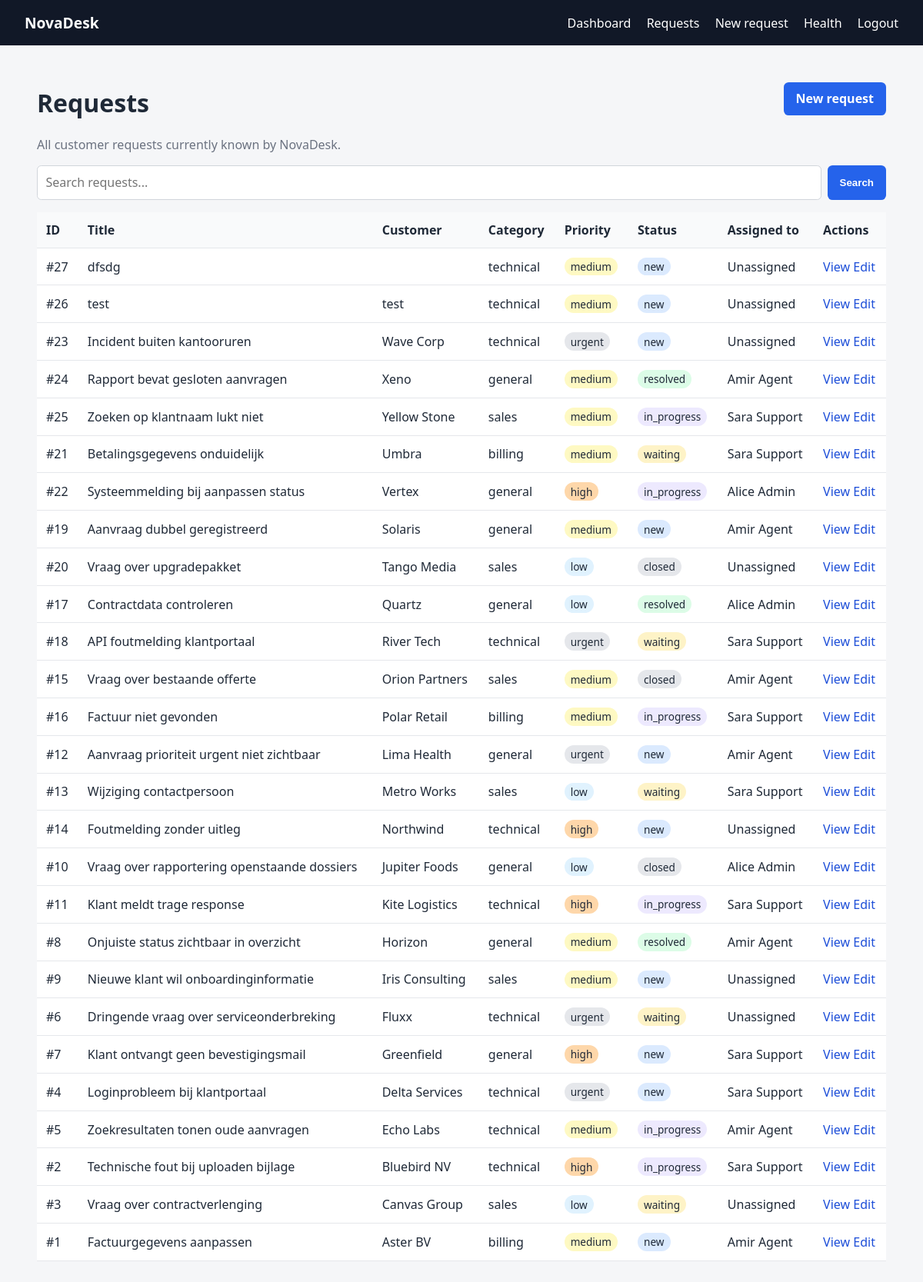
/requests (signed in), run on the app's committed database.
### app/models.py (models this page shows, shortened)
class SupportRequest(db.Model):
    __tablename__ = "support_requests"
    id = db.Column(db.Integer, primary_key=True)
    title = db.Column(db.String(180), nullable=False)
    description = db.Column(db.Text, nullable=False)
    customer_name = db.Column(db.String(120), nullable=False)
    customer_email = db.Column(db.String(255), nullable=False)
    category = db.Column(db.String(50), nullable=False, default="general")
    priority = db.Column(db.String(30), nullable=False, default="medium")
    status = db.Column(db.String(30), nullable=False, default="new")
    assigned_to_id = db.Column(db.Integer, db.ForeignKey("users.id"), nullable=True)
    created_at = db.Column(db.DateTime(timezone=True), default=utcnow, nullable=False)
    updated_at = db.Column(db.DateTime(timezone=True), default=utcnow, onupdate=utcnow, nullable=False)
    assigned_user = db.relationship("User", back_populates="assigned_requests", foreign_keys=[assigned_to_id])
    comments = db.relationship("Comment", back_populates="support_request", cascade="all, delete-orphan")
    audit_logs = db.relationship("AuditLog", primaryjoin="and_(AuditLog.entity_id==SupportRequest.id, AuditLog.entity_type=='request')", foreign_keys="AuditLog.entity_id", viewonly=True)

class User(UserMixin, db.Model):
    __tablename__ = "users"
    id = db.Column(db.Integer, primary_key=True)
    name = db.Column(db.String(120), nullable=False)
    email = db.Column(db.String(255), unique=True, nullable=False, index=True)
    password_hash = db.Column(db.String(255), nullable=False)
    role = db.Column(db.String(30), nullable=False, default="viewer")
    active = db.Column(db.Boolean, default=True, nullable=False)
    created_at = db.Column(db.DateTime(timezone=True), default=utcnow, nullable=False)
    assigned_requests = db.relationship("SupportRequest", back_populates="assigned_user", foreign_keys="SupportRequest.assigned_to_id")
    comments = db.relationship("Comment", back_populates="user")
    @property
    def is_active(self):
        return bool(self.active)

### app/routes.py (the view)
@main_bp.route("/requests")
@login_required
def requests_list():
    support_requests = SupportRequest.query.order_by(SupportRequest.created_at.desc()).all()
    return render_template("requests.html", support_requests=support_requests)

### app/models.py (called while the page is built)
@login_manager.user_loader
def load_user(user_id):
    return db.session.get(User, int(user_id))

### app/monitoring.py (called while the page is built)
@monitoring_bp.before_app_request
def count_request():
    REQUEST_COUNTER.labels(method=request.method, path=request.path).inc()

### app/templates/requests.html
{% extends "base.html" %}
{% block content %}
<div class="page-title-row">
    <div>
        <h1>Requests</h1>
        {% if search_query is defined %}
            <p class="muted">Search results for: <strong>{{ search_query }}</strong></p>
        {% else %}
            <p class="muted">All customer requests currently known by NovaDesk.</p>
        {% endif %}
    </div>
    <a class="button" href="{{ url_for('main.request_new') }}">New request</a>
</div>
<form class="search-form" method="get" action="{{ url_for('main.requests_search') }}">
    <input type="search" name="q" placeholder="Search requests..." value="{{ search_query or '' }}">
    <button type="submit">Search</button>
</form>
<table>
    <thead>
    <tr>
        <th>ID</th>
        <th>Title</th>
        <th>Customer</th>
        <th>Category</th>
        <th>Priority</th>
        <th>Status</th>
        <th>Assigned to</th>
        <th>Actions</th>
    </tr>
    </thead>
    <tbody>
    {% for item in support_requests %}
        <tr>
            <td>#{{ item.id }}</td>
            <td>{{ item.title }}</td>
            <td>{{ item.customer_name }}</td>
            <td>{{ item.category }}</td>
            <td><span class="badge priority-{{ item.priority }}">{{ item.priority }}</span></td>
            <td><span class="badge status-{{ item.status }}">{{ item.status }}</span></td>
            <td>{{ item.assigned_user.name if item.assigned_user else "Unassigned" }}</td>
            <td>
                <a href="{{ url_for('main.request_detail', request_id=item.id) }}">View</a>
                <a href="{{ url_for('main.request_edit', request_id=item.id) }}">Edit</a>
            </td>
        </tr>
    {% else %}
        <tr><td colspan="8">No requests found.</td></tr>
    {% endfor %}
    </tbody>
</table>
{% endblock %}

### app/templates/base.html (shortened to what this page needs)
<!doctype html>
<html lang="en">
<head>
    <link rel="stylesheet" href="{{ url_for('static', filename='styles.css') }}">
</head>
<body>
<header class="site-header">
    <div class="brand"><a href="{{ url_for('main.dashboard') if current_user.is_authenticated else url_for('auth.login') }}">NovaDesk</a></div>
    <nav>
        {% if current_user.is_authenticated %}
            <a href="{{ url_for('main.dashboard') }}">Dashboard</a>
            <a href="{{ url_for('main.requests_list') }}">Requests</a>
            <a href="{{ url_for('main.request_new') }}">New request</a>
            <a href="{{ url_for('monitoring.health') }}">Health</a>
            <a href="{{ url_for('auth.logout') }}">Logout</a>
        {% endif %}
    </nav>
</header>
<main class="container">
    {% block content %}{% endblock %}
</main>
</body>
</html>

### app/static/styles.css (style rules this page uses)
* { box-sizing: border-box; }
body { margin: 0; font-family: system-ui, -apple-system, BlinkMacSystemFont, "Segoe UI", sans-serif; background: #f5f6f8; color: #1f2937; }
a { color: #1d4ed8; text-decoration: none; }
.site-header { display: flex; justify-content: space-between; align-items: center; padding: 1rem 2rem; background: #111827; color: white; }
.site-header a { color: white; margin-left: 1rem; }
.brand a { margin-left: 0; font-weight: 700; font-size: 1.2rem; }
.container { width: min(1120px, 92vw); margin: 2rem auto; }
.muted { color: #6b7280; }
input, textarea, select { width: 100%; padding: 0.65rem; margin-top: 0.3rem; border: 1px solid #d1d5db; border-radius: 0.35rem; font: inherit; }
button, .button { display: inline-block; border: 0; background: #2563eb; color: white; padding: 0.65rem 1rem; border-radius: 0.4rem; margin-top: 1rem; cursor: pointer; font-weight: 600; }
table { width: 100%; border-collapse: collapse; background: white; }
th, td { padding: 0.75rem; border-bottom: 1px solid #e5e7eb; text-align: left; }
th { background: #f9fafb; }
.page-title-row { display: flex; justify-content: space-between; align-items: start; gap: 1rem; }
.search-form { display: flex; gap: 0.5rem; margin-bottom: 1rem; }
.search-form input { margin-top: 0; }
.search-form button { margin-top: 0; }
.badge { display: inline-block; padding: 0.15rem 0.5rem; border-radius: 999px; background: #e5e7eb; font-size: 0.85rem; }
.priority-low { background: #e0f2fe; }
.priority-medium { background: #fef9c3; }
.priority-high { background: #fed7aa; }
.priority-urgent { background: #e5e7eb; color: inherit; font-weight: normal; }
.status-new { background: #dbeafe; }
.status-in_progress { background: #ede9fe; }
.status-waiting { background: #fef3c7; }
.status-resolved { background: #dcfce7; }
.status-closed { background: #e5e7eb; }

### data on the page
SupportRequest: id "27", title "dfsdg", category "technical", priority "medium", status "new", assigned_user "Unassigned"
SupportRequest: id "26", title "test", customer_name "test", category "technical", priority "medium", status "new", assigned_user "Unassigned"
SupportRequest: id "23", title "Incident buiten kantooruren", customer_name "Wave Corp", category "technical", priority "urgent", status "new", assigned_user "Unassigned"
SupportRequest: id "24", title "Rapport bevat gesloten aanvragen", customer_name "Xeno", category "general", priority "medium", status "resolved", assigned_user "Amir Agent"
SupportRequest: id "25", title "Zoeken op klantnaam lukt niet", customer_name "Yellow Stone", category "sales", priority "medium", status "in_progress", assigned_user "Sara Support"
SupportRequest: id "21", title "Betalingsgegevens onduidelijk", customer_name "Umbra", category "billing", priority "medium", status "waiting", assigned_user "Sara Support"
SupportRequest: id "22", title "Systeemmelding bij aanpassen status", customer_name "Vertex", category "general", priority "high", status "in_progress", assigned_user "Alice Admin"
SupportRequest: id "19", title "Aanvraag dubbel geregistreerd", customer_name "Solaris", category "general", priority "medium", status "new", assigned_user "Amir Agent"
SupportRequest: id "20", title "Vraag over upgradepakket", customer_name "Tango Media", category "sales", priority "low", status "closed", assigned_user "Unassigned"
SupportRequest: id "17", title "Contractdata controleren", customer_name "Quartz", category "general", priority "low", status "resolved", assigned_user "Alice Admin"
SupportRequest: id "18", title "API foutmelding klantportaal", customer_name "River Tech", category "technical", priority "urgent", status "waiting", assigned_user "Sara Support"
SupportRequest: id "15", title "Vraag over bestaande offerte", customer_name "Orion Partners", category "sales", priority "medium", status "closed", assigned_user "Amir Agent"
SupportRequest: id "16", title "Factuur niet gevonden", customer_name "Polar Retail", category "billing", priority "medium", status "in_progress", assigned_user "Sara Support"
SupportRequest: id "12", title "Aanvraag prioriteit urgent niet zichtbaar", customer_name "Lima Health", category "general", priority "urgent", status "new", assigned_user "Amir Agent"
SupportRequest: id "13", title "Wijziging contactpersoon", customer_name "Metro Works", category "sales", priority "low", status "waiting", assigned_user "Sara Support"
SupportRequest: id "14", title "Foutmelding zonder uitleg", customer_name "Northwind", category "technical", priority "high", status "new", assigned_user "Unassigned"
SupportRequest: id "10", title "Vraag over rapportering openstaande dossiers", customer_name "Jupiter Foods", category "general", priority "low", status "closed", assigned_user "Alice Admin"
SupportRequest: id "11", title "Klant meldt trage response", customer_name "Kite Logistics", category "technical", priority "high", status "in_progress", assigned_user "Sara Support"
SupportRequest: id "8", title "Onjuiste status zichtbaar in overzicht", customer_name "Horizon", category "general", priority "medium", status "resolved", assigned_user "Amir Agent"
SupportRequest: id "9", title "Nieuwe klant wil onboardinginformatie", customer_name "Iris Consulting", category "sales", priority "medium", status "new", assigned_user "Unassigned"
SupportRequest: id "6", title "Dringende vraag over serviceonderbreking", customer_name "Fluxx", category "technical", priority "urgent", status "waiting", assigned_user "Unassigned"
SupportRequest: id "7", title "Klant ontvangt geen bevestigingsmail", customer_name "Greenfield", category "general", priority "high", status "new", assigned_user "Sara Support"
SupportRequest: id "4", title "Loginprobleem bij klantportaal", customer_name "Delta Services", category "technical", priority "urgent", status "new", assigned_user "Sara Support"
SupportRequest: id "5", title "Zoekresultaten tonen oude aanvragen", customer_name "Echo Labs", category "technical", priority "medium", status "in_progress", assigned_user "Amir Agent"
SupportRequest: id "2", title "Technische fout bij uploaden bijlage", customer_name "Bluebird NV", category "technical", priority "high", status "in_progress", assigned_user "Sara Support"
SupportRequest: id "3", title "Vraag over contractverlenging", customer_name "Canvas Group", category "sales", priority "low", status "waiting", assigned_user "Unassigned"
SupportRequest: id "1", title "Factuurgegevens aanpassen", customer_name "Aster BV", category "billing", priority "medium", status "new", assigned_user "Amir Agent"
